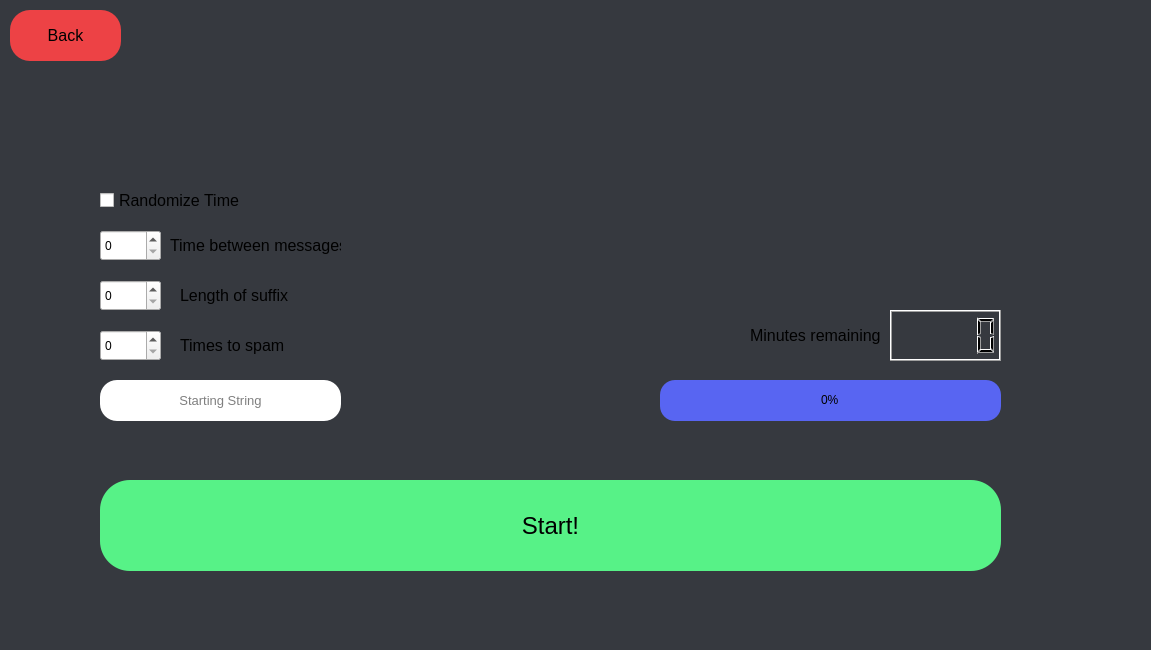
<?xml version="1.0" encoding="UTF-8"?>
<ui version="4.0">
 <class>uniqueSpammer</class>
 <widget class="QDialog" name="uniqueSpammer">
  <property name="geometry">
   <rect>
    <x>0</x>
    <y>0</y>
    <width>1151</width>
    <height>650</height>
   </rect>
  </property>
  <property name="minimumSize">
   <size>
    <width>1151</width>
    <height>650</height>
   </size>
  </property>
  <property name="maximumSize">
   <size>
    <width>1151</width>
    <height>650</height>
   </size>
  </property>
  <property name="windowTitle">
   <string>Unique spammer</string>
  </property>
  <widget class="QWidget" name="background" native="true">
   <property name="geometry">
    <rect>
     <x>0</x>
     <y>0</y>
     <width>1151</width>
     <height>651</height>
    </rect>
   </property>
   <property name="styleSheet">
    <string notr="true">QWidget#background{background-color: rgb(54, 57, 63);}</string>
   </property>
   <widget class="QLabel" name="uniqueLabel">
    <property name="geometry">
     <rect>
      <x>0</x>
      <y>-110</y>
      <width>1151</width>
      <height>111</height>
     </rect>
    </property>
    <property name="font">
     <font>
      <family>Segoe UI Light</family>
      <pointsize>40</pointsize>
      <weight>50</weight>
      <bold>false</bold>
      <kerning>true</kerning>
     </font>
    </property>
    <property name="text">
     <string>Unique Spammer</string>
    </property>
    <property name="alignment">
     <set>Qt::AlignCenter</set>
    </property>
   </widget>
   <widget class="QPushButton" name="uniqueBack">
    <property name="geometry">
     <rect>
      <x>10</x>
      <y>10</y>
      <width>111</width>
      <height>51</height>
     </rect>
    </property>
    <property name="font">
     <font>
      <family>Segoe UI</family>
      <pointsize>12</pointsize>
     </font>
    </property>
    <property name="styleSheet">
     <string notr="true">border-radius:20px;
background-color: rgb(237, 66, 69);</string>
    </property>
    <property name="text">
     <string>Back</string>
    </property>
   </widget>
   <widget class="QCheckBox" name="randomizeTime">
    <property name="geometry">
     <rect>
      <x>100</x>
      <y>190</y>
      <width>141</width>
      <height>21</height>
     </rect>
    </property>
    <property name="font">
     <font>
      <family>Segoe UI</family>
      <pointsize>12</pointsize>
     </font>
    </property>
    <property name="text">
     <string>Randomize Time</string>
    </property>
   </widget>
   <widget class="QSpinBox" name="suffixLength">
    <property name="geometry">
     <rect>
      <x>100</x>
      <y>280</y>
      <width>61</width>
      <height>31</height>
     </rect>
    </property>
    <property name="styleSheet">
     <string notr="true"/>
    </property>
   </widget>
   <widget class="QLabel" name="suffixLengthLabel">
    <property name="geometry">
     <rect>
      <x>180</x>
      <y>280</y>
      <width>121</width>
      <height>31</height>
     </rect>
    </property>
    <property name="font">
     <font>
      <family>Segoe UI</family>
      <pointsize>12</pointsize>
     </font>
    </property>
    <property name="text">
     <string>Length of suffix</string>
    </property>
   </widget>
   <widget class="QLineEdit" name="startingString">
    <property name="geometry">
     <rect>
      <x>100</x>
      <y>380</y>
      <width>241</width>
      <height>41</height>
     </rect>
    </property>
    <property name="font">
     <font>
      <pointsize>10</pointsize>
     </font>
    </property>
    <property name="styleSheet">
     <string notr="true">border-style: none;
border-radius: 17px;</string>
    </property>
    <property name="text">
     <string/>
    </property>
    <property name="alignment">
     <set>Qt::AlignCenter</set>
    </property>
    <property name="placeholderText">
     <string>Starting String</string>
    </property>
   </widget>
   <widget class="QSpinBox" name="spamTimes">
    <property name="geometry">
     <rect>
      <x>100</x>
      <y>330</y>
      <width>61</width>
      <height>31</height>
     </rect>
    </property>
    <property name="styleSheet">
     <string notr="true"/>
    </property>
   </widget>
   <widget class="QLabel" name="spamTimeLabel">
    <property name="geometry">
     <rect>
      <x>180</x>
      <y>330</y>
      <width>121</width>
      <height>31</height>
     </rect>
    </property>
    <property name="font">
     <font>
      <family>Segoe UI</family>
      <pointsize>12</pointsize>
     </font>
    </property>
    <property name="text">
     <string>Times to spam</string>
    </property>
   </widget>
   <widget class="QSpinBox" name="timeBetween">
    <property name="geometry">
     <rect>
      <x>100</x>
      <y>230</y>
      <width>61</width>
      <height>31</height>
     </rect>
    </property>
    <property name="styleSheet">
     <string notr="true"/>
    </property>
   </widget>
   <widget class="QLabel" name="suffixLengthLabel_2">
    <property name="geometry">
     <rect>
      <x>170</x>
      <y>230</y>
      <width>171</width>
      <height>31</height>
     </rect>
    </property>
    <property name="font">
     <font>
      <family>Segoe UI</family>
      <pointsize>12</pointsize>
     </font>
    </property>
    <property name="text">
     <string>Time between messages</string>
    </property>
   </widget>
   <widget class="QLCDNumber" name="minutesRemainingDisplay">
    <property name="geometry">
     <rect>
      <x>890</x>
      <y>310</y>
      <width>111</width>
      <height>51</height>
     </rect>
    </property>
   </widget>
   <widget class="QLabel" name="suffixLengthLabel_3">
    <property name="geometry">
     <rect>
      <x>750</x>
      <y>320</y>
      <width>131</width>
      <height>31</height>
     </rect>
    </property>
    <property name="font">
     <font>
      <family>Segoe UI</family>
      <pointsize>12</pointsize>
     </font>
    </property>
    <property name="text">
     <string>Minutes remaining</string>
    </property>
   </widget>
   <widget class="QPushButton" name="startButton">
    <property name="geometry">
     <rect>
      <x>100</x>
      <y>480</y>
      <width>901</width>
      <height>91</height>
     </rect>
    </property>
    <property name="font">
     <font>
      <family>Segoe UI</family>
      <pointsize>18</pointsize>
     </font>
    </property>
    <property name="styleSheet">
     <string notr="true">border-radius:30px;
background-color: rgb(87, 242, 135);</string>
    </property>
    <property name="text">
     <string>Start!</string>
    </property>
   </widget>
   <widget class="QProgressBar" name="progressBar">
    <property name="geometry">
     <rect>
      <x>660</x>
      <y>380</y>
      <width>341</width>
      <height>41</height>
     </rect>
    </property>
    <property name="styleSheet">
     <string notr="true">QProgressBar {
	color: #FFF;
	background-color: rgb(88, 101, 242);
	border-style: none;
	border-radius: 15px;
	text-align: center;
	color: rgb(0, 0, 0);
}
QProgressBar::chunk{
	margin: 5px;
	background-color: rgb(87, 242, 135);
	border-style: none;
	border-radius: 15px
}</string>
    </property>
    <property name="value">
     <number>0</number>
    </property>
    <property name="textVisible">
     <bool>true</bool>
    </property>
   </widget>
  </widget>
 </widget>
 <resources/>
 <connections/>
</ui>
